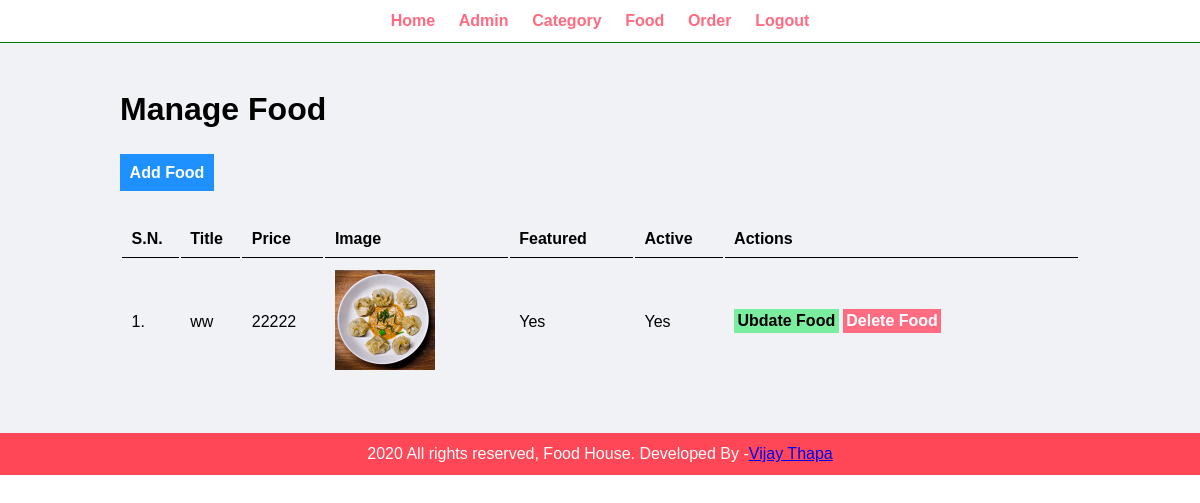
/control/admin/manage-food.php (signed in), run on the app's committed database.
### tables this page shows
CREATE TABLE `tbl_food` (
  `id` int(10) UNSIGNED NOT NULL,
  `title` varchar(100) NOT NULL,
  `discreption` text NOT NULL,
  `price` decimal(10,0) NOT NULL,
  `image_name` varchar(255) NOT NULL,
  `category_id` int(10) UNSIGNED NOT NULL,
  `feature` varchar(10) NOT NULL,
  `active` varchar(10) NOT NULL
);

### control/admin/manage-food.php (the view, shortened to what this page needs)
<?php
include('partials/menu.php');
?>
<div class="main-content">
        <div class="wrapper">
            <h1>Manage Food</h1>
            <br><br>
            <a href="<?php echo SITURAL;?>admin/add-food.php" class="btn-primary">Add Food</a>
            <br><br><br>
            <table class="tbl-full">
                <tr>
                    <th>S.N.</th>
                    <th>Title</th>
                    <th>Price</th>
                    <th>Image</th>
                    <th>Featured</th>
                    <th>Active</th>
                    <th>Actions</th>
                </tr>
                <?php
                $sql="SELECT * FROM tbl_food";
                $res=mysqli_query($conn,$sql);
                $count=mysqli_num_rows($res);
                $sn=1;
                if($count>0){
                    while($row=mysqli_fetch_assoc($res)){
                        $id=$row['id'];
                        $title=$row['title'];
                        $price=$row['price'];
                        $image_name=$row['image_name'];
                        $feature=$row['feature'];
                        $active=$row['active'];
                        ?>
                         <tr>
                    <td><?php echo $sn++;?>. </td>
                    <td><?php echo $title;?></td>
                    <td><?php echo $price; ?></td>
                    <td>
                        <?php
                        if($image_name==""){
                            echo "<div style='color:red;'>Image Not Added.</div>";
                        }
                        else{
                            ?>
                            <img src="<?php echo SITURAL;?>images/food/<?php echo $image_name;?>" width="100px">
                            <?php
                        }
                        ?>
                    </td>
                    <td><?php echo $feature;?></td>
                    <td><?php echo $active;?></td>
                    <td>
                        <a href="<?php echo SITURAL;?>admin/update-food.php?id=<?php echo $id;?>" class="btn-secondary">Ubdate Food</a>
                        <a href="<?php echo SITURAL;?>admin/delete-food.php?id=<?php echo $id;?>&image_name=<?php echo $image_name;?>" class="btn-danger">Delete Food</a>
                    </td>
                </tr>
                        <?php
                    }
                }
                else{
                    echo "<tr><td colspan='7' style='color:red;'>Food Not Added Yet.</td></tr>";
                }
                ?>
            </table>
        </div>
    </div>
<?php
include('partials/footer.php');
?>

### view/css/admin1.css (style rules this page uses)
* { margin: 0; padding: 0; font-family: Arial, Helvetica, sans-serif; }
.wrapper { padding: 1%; width: 80%; margin: 0 auto; }
.tbl-full { width: 100%; }
table tr th { border-bottom: 1px solid black; padding: 1%; text-align: left; }
table tr td { padding: 1%; }
.btn-primary { background-color: #1e90ff; padding: 1%; color: white; text-decoration: none; font-weight: bold; }
.btn-secondary { background-color: #7bed9f; padding: 1%; color: black; text-decoration: none; font-weight: bold; }
.btn-danger { background-color: #ff6b81; padding: 1%; color: white; text-decoration: none; font-weight: bold; }
.main-content { background-color: #f1f2f6; padding: 3% 0; }

### data on the page
tbl_food: title "ww", price "22222", image_name (picture), feature "Yes", active "Yes"
